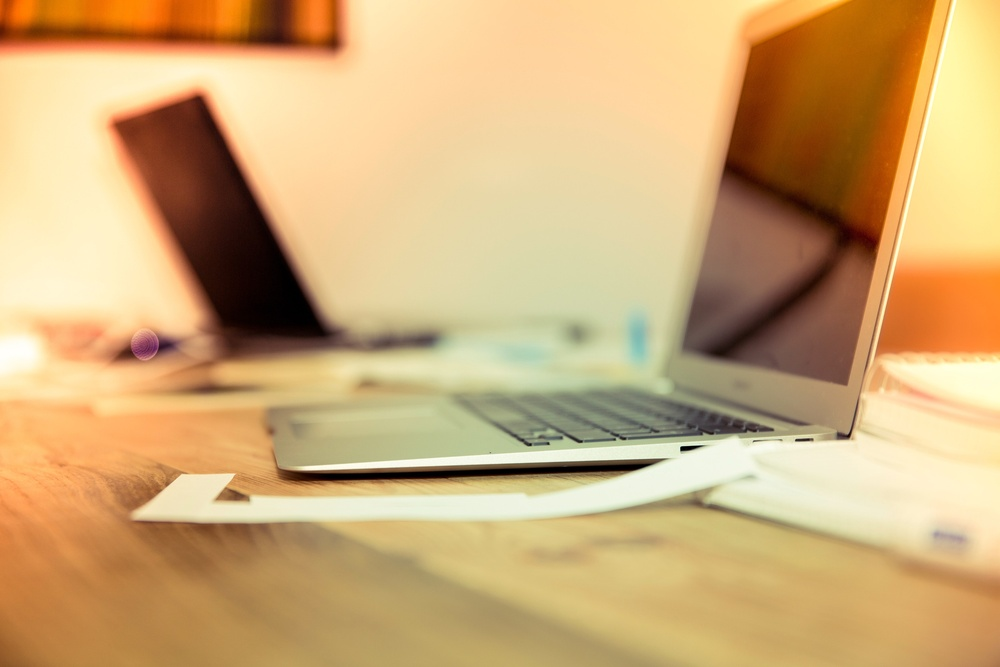
#> input picture LAB3_22_09_2022_FILECODE/image.jpg, 1000 x 667 px, shrunk from 2800 x 1867 before the run, given in place of rose.png, which was not available
$ python open-cv_basic.py
#> lines starting #> are read from the running program, lines starting #| are printed output that depends on the picture; after the words box and inside, x2 and y2 are one past the last pixel; in counts of white or black regions, pixels touching at a corner belong together; pictures that were not available may be replaced by others from this repository, and a replacement may not be noted
import cv2
#from google.colab.patches import cv2_imshow

img = cv2.imread('rose.png')
#> img is the input picture: shape (667, 1000, 3); mean B, G, R 118.9, 170.3, 205.4

print("Image Properties")
print("- Number of Pixels: " + str(img.size))
#| - Number of Pixels: 2001000
print("- Shape/Dimensions: " + str(img.shape))
#| - Shape/Dimensions: (667, 1000, 3)

#Phân tách hình ảnh thành 3 kênh blue, green, red (BGR)
blue, green, red = cv2.split(img)
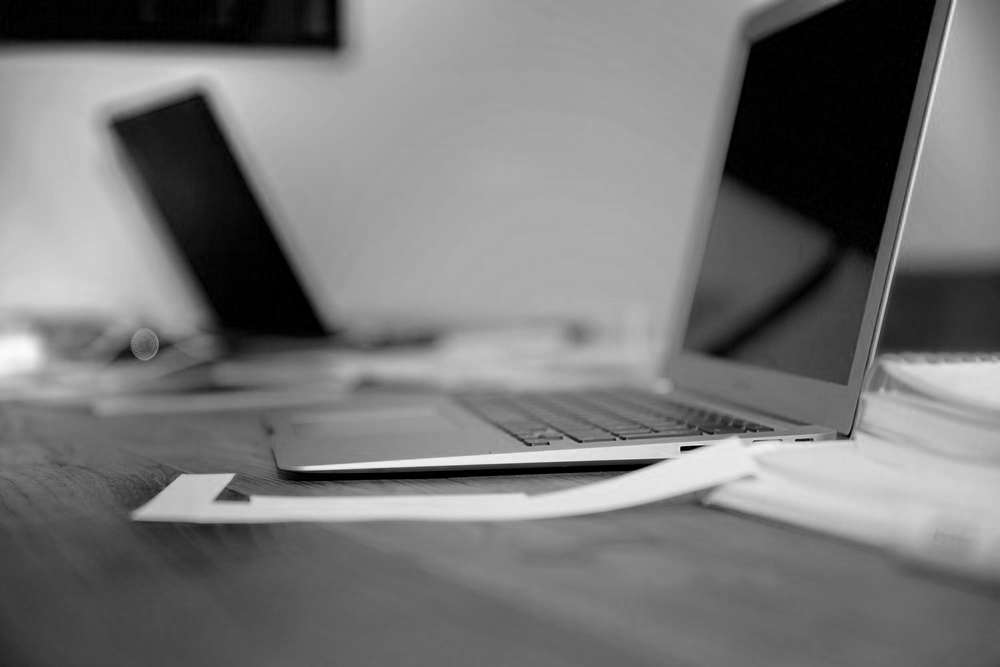
#> blue: shape (667, 1000); min 0, max 250, mean 118.9
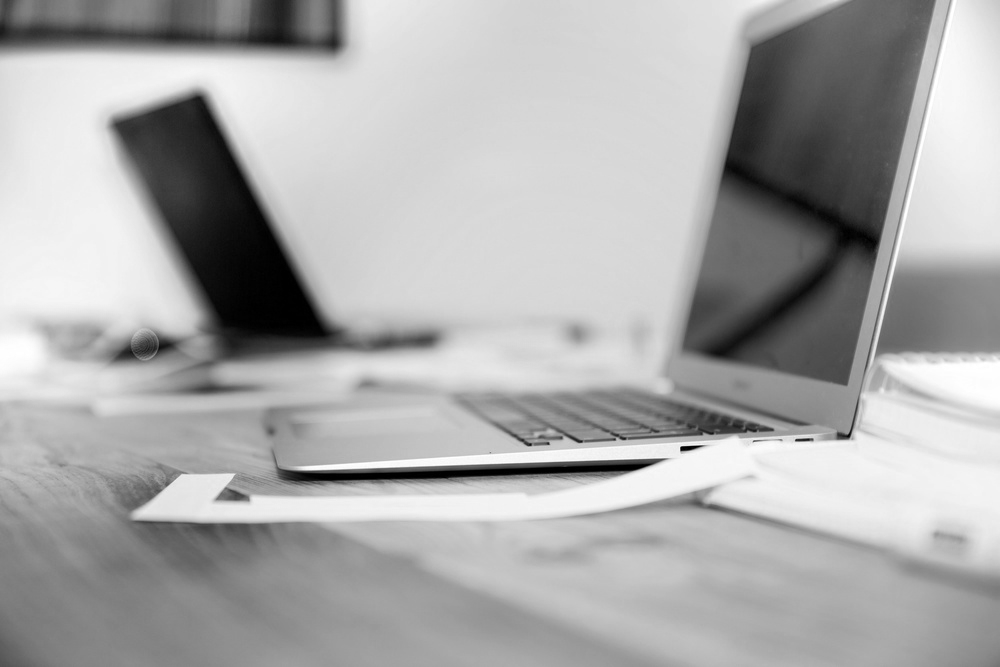
#> green: shape (667, 1000); min 0, max 255, mean 170.3
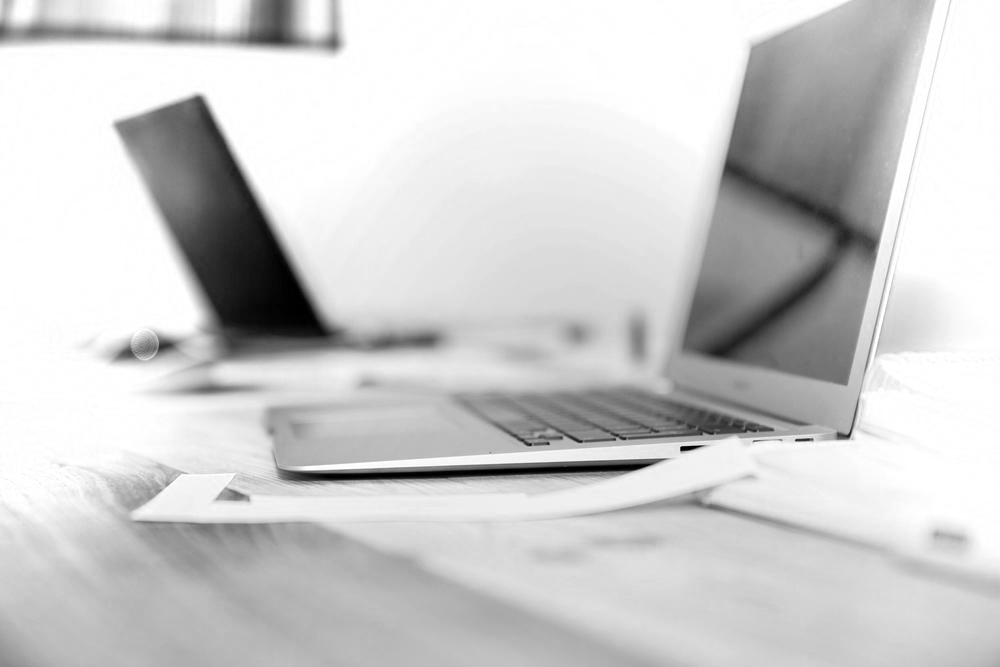
#> red: shape (667, 1000); min 0, max 255, mean 205.4

#Chuyển đổi hình ảnh thành màu Gray
img_gs = cv2.imread('rose.png', cv2.IMREAD_GRAYSCALE)
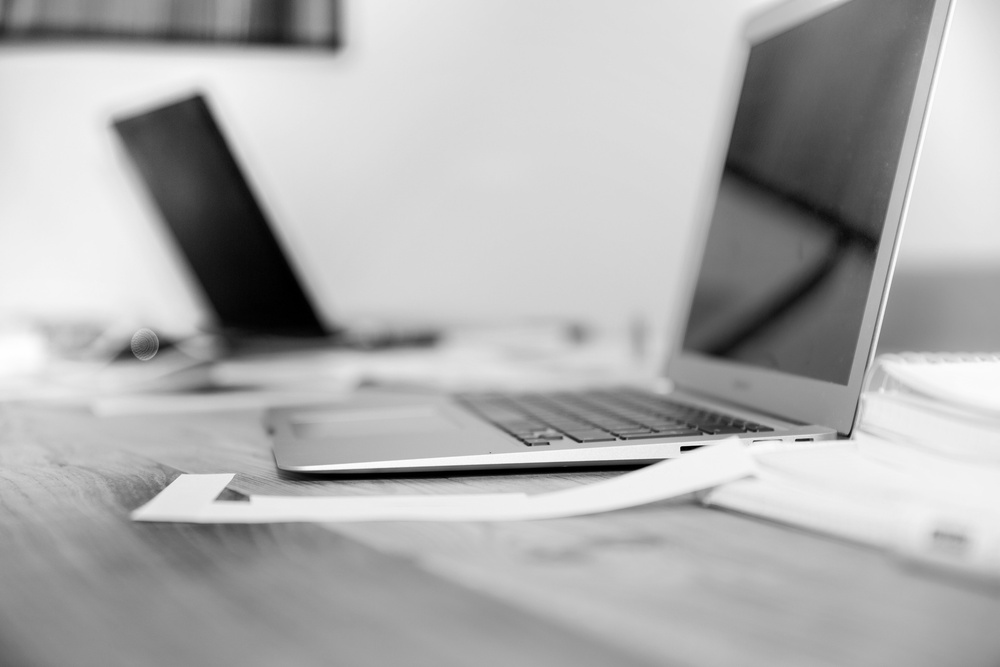
#> img_gs: shape (667, 1000); min 0, max 255, mean 175

#cv2.imshow("Channel RED",red) # Hiển thị kênh red
#cv2.imshow("Channel BLUE",blue) # Hiển thị kênh blue
#cv2.imshow("Channel GREEN",green) # Hiển thị kênh green
#cv2.imshow("Convert to GRAY", img_gs) # hiển thị hình ảnh màu xám

# Thực hiện ngưỡng nhị phân trên hình ảnh với T = 125
r, threshold = cv2.threshold( cv2.imread('image2.png'), 125, 255, cv2.THRESH_BINARY)
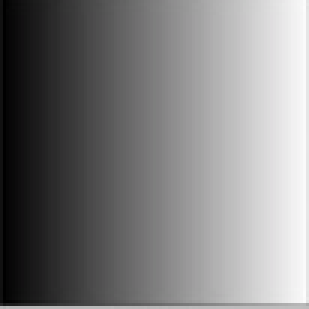
#> input picture LAB3_22_09_2022_FILECODE/image2.png, 103 x 103 px, shrunk from 288 x 288 before the run (shown 3 times larger)
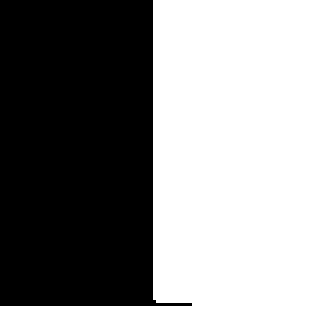
#> threshold: shape (103, 103, 3) (shown 3 times larger); 50.8% white; 1 black region, box (x1, y1, x2, y2) and area: (0, 0, 64, 102) 5216
cv2.imshow("Thresholded", threshold)
cv2.waitKey(0)
